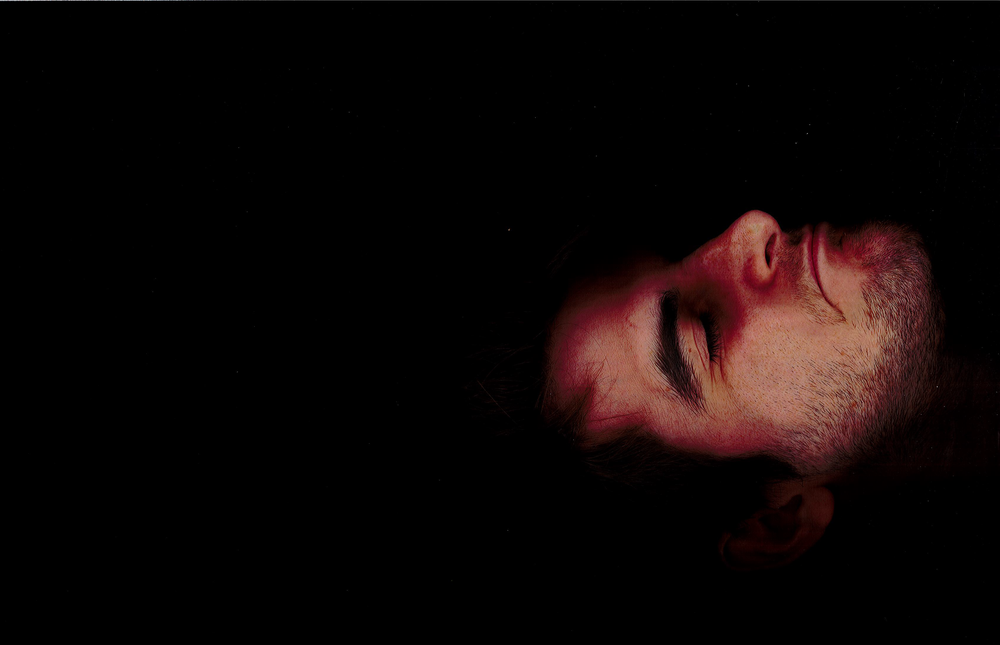
#> input picture flipme.png, 1000 x 645 px, shrunk from 3392 x 2189 before the run, found by its file name
$ python 'exercise10-2&notes.py'
#> lines starting #> are read from the running program, lines starting #| are printed output that depends on the picture
#%%
import random
from PIL import Image

mode = 'RGBA'
size = (100,100)
color = (100,255,255,255)
ourimage = Image.new(mode, size, color)
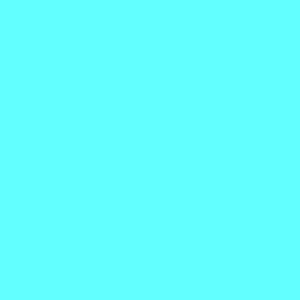
#> ourimage: PIL image 100x100 RGBA (shown 3 times larger); mean R, G, B, A 100, 255, 255, 255
ourimage

#%%


for x in range(ourimage.size[0]):
    for y in range(ourimage.size[1]):
        value = float(x)/ourimage.size[0]
        value = int(value*255.0)
        ourimage.putpixel((x,y),(value, value, value, 255))
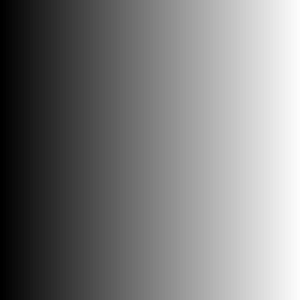
#> ourimage: PIL image 100x100 RGBA (shown 3 times larger); mean R, G, B, A 125.8, 125.8, 125.8, 255
ourimage


#%%

ourimage.getpixel((59,50))

#%%

def flip(pngimage):
    width = pngimage.size[0]
    for y in range(pngimage.size[1]):
        for x in range(width):
            left = pngimage.getpixel((x, y))
            right = pngimage.getpixel((width - 1 - x, y))
            pngimage.putpixel((width - 1 - x, y), left)
            pngimage.putpixel((x, y), right)

testimage = Image.open('flipme.png')
#> testimage is the input picture: PIL image 1000x645 RGB; mean R, G, B 14, 6.9, 6.2
flip(testimage)
testimage

#%%
mode = 'RGBA'
size = (100,100)
color = (100,255,255,255)
testimage = Image.new(mode, size, color)

testimage

def line(imagename, value, r,g,b,a):
    for y in range(imagename.size[1]):
        imagename.putpixel((0,y),(r,g,b,a))

    imagename

# %%
